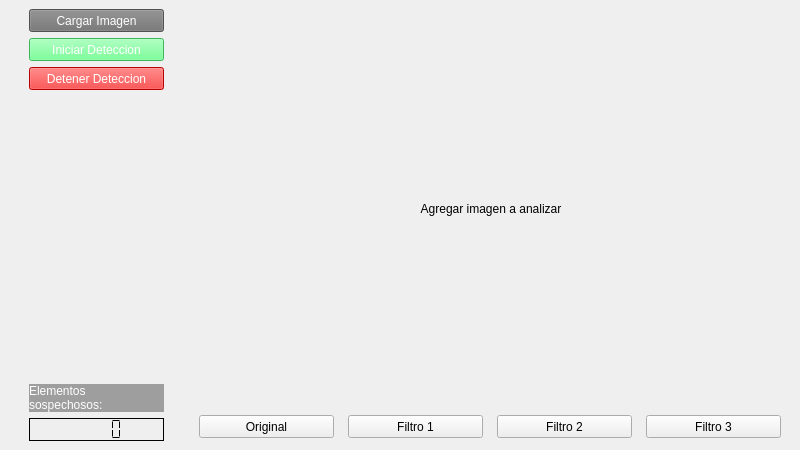
<?xml version="1.0" encoding="UTF-8"?>
<ui version="4.0">
 <class>Detector</class>
 <widget class="QMainWindow" name="Detector">
  <property name="geometry">
   <rect>
    <x>0</x>
    <y>0</y>
    <width>800</width>
    <height>450</height>
   </rect>
  </property>
  <property name="windowTitle">
   <string>MainWindow</string>
  </property>
  <widget class="QWidget" name="centralwidget">
   <property name="sizePolicy">
    <sizepolicy hsizetype="Fixed" vsizetype="Fixed">
     <horstretch>0</horstretch>
     <verstretch>0</verstretch>
    </sizepolicy>
   </property>
   <property name="minimumSize">
    <size>
     <width>800</width>
     <height>450</height>
    </size>
   </property>
   <property name="maximumSize">
    <size>
     <width>800</width>
     <height>450</height>
    </size>
   </property>
   <property name="sizeIncrement">
    <size>
     <width>800</width>
     <height>450</height>
    </size>
   </property>
   <property name="baseSize">
    <size>
     <width>800</width>
     <height>450</height>
    </size>
   </property>
   <property name="contextMenuPolicy">
    <enum>Qt::NoContextMenu</enum>
   </property>
   <property name="toolTip">
    <string notr="true"/>
   </property>
   <layout class="QHBoxLayout" name="horizontalLayout">
    <item>
     <layout class="QHBoxLayout" name="Principal">
      <property name="spacing">
       <number>6</number>
      </property>
      <property name="leftMargin">
       <number>0</number>
      </property>
      <item>
       <layout class="QVBoxLayout" name="Izquierda">
        <item>
         <layout class="QVBoxLayout" name="archivo">
          <item alignment="Qt::AlignHCenter">
           <widget class="QPushButton" name="cargar_imagen">
            <property name="sizePolicy">
             <sizepolicy hsizetype="Minimum" vsizetype="Minimum">
              <horstretch>0</horstretch>
              <verstretch>0</verstretch>
             </sizepolicy>
            </property>
            <property name="minimumSize">
             <size>
              <width>135</width>
              <height>23</height>
             </size>
            </property>
            <property name="maximumSize">
             <size>
              <width>135</width>
              <height>23</height>
             </size>
            </property>
            <property name="sizeIncrement">
             <size>
              <width>135</width>
              <height>23</height>
             </size>
            </property>
            <property name="baseSize">
             <size>
              <width>135</width>
              <height>23</height>
             </size>
            </property>
            <property name="styleSheet">
             <string notr="true">color: rgb(255, 255, 255);
background-color: rgb(115, 115, 115);
font: 12pt &quot;MS Shell Dlg 2&quot;;</string>
            </property>
            <property name="text">
             <string>Cargar Imagen</string>
            </property>
            <property name="default">
             <bool>false</bool>
            </property>
            <property name="flat">
             <bool>false</bool>
            </property>
           </widget>
          </item>
         </layout>
        </item>
        <item>
         <layout class="QVBoxLayout" name="Boton1">
          <property name="spacing">
           <number>6</number>
          </property>
          <item alignment="Qt::AlignHCenter|Qt::AlignVCenter">
           <widget class="QPushButton" name="Iniciar">
            <property name="enabled">
             <bool>true</bool>
            </property>
            <property name="minimumSize">
             <size>
              <width>135</width>
              <height>23</height>
             </size>
            </property>
            <property name="maximumSize">
             <size>
              <width>16777215</width>
              <height>16777215</height>
             </size>
            </property>
            <property name="autoFillBackground">
             <bool>false</bool>
            </property>
            <property name="styleSheet">
             <string notr="true">color: rgb(255, 255, 255);
font: 12pt &quot;MS Shell Dlg 2&quot;;
background-color: rgb(85, 255, 127);</string>
            </property>
            <property name="text">
             <string>Iniciar Deteccion</string>
            </property>
           </widget>
          </item>
         </layout>
        </item>
        <item>
         <layout class="QVBoxLayout" name="Boton2">
          <property name="spacing">
           <number>6</number>
          </property>
          <item alignment="Qt::AlignHCenter">
           <widget class="QPushButton" name="Detener">
            <property name="minimumSize">
             <size>
              <width>135</width>
              <height>23</height>
             </size>
            </property>
            <property name="maximumSize">
             <size>
              <width>16777215</width>
              <height>16777215</height>
             </size>
            </property>
            <property name="styleSheet">
             <string notr="true">color: rgb(255, 255, 255);
font: 12pt &quot;MS Shell Dlg 2&quot;;
background-color: rgb(255, 0, 0);</string>
            </property>
            <property name="text">
             <string>Detener Deteccion</string>
            </property>
           </widget>
          </item>
         </layout>
        </item>
        <item>
         <layout class="QVBoxLayout" name="Texto">
          <item>
           <spacer name="verticalSpacer">
            <property name="orientation">
             <enum>Qt::Vertical</enum>
            </property>
            <property name="sizeType">
             <enum>QSizePolicy::Expanding</enum>
            </property>
            <property name="sizeHint" stdset="0">
             <size>
              <width>20</width>
              <height>97</height>
             </size>
            </property>
           </spacer>
          </item>
          <item alignment="Qt::AlignHCenter">
           <widget class="QLabel" name="label">
            <property name="minimumSize">
             <size>
              <width>135</width>
              <height>23</height>
             </size>
            </property>
            <property name="maximumSize">
             <size>
              <width>16777215</width>
              <height>16777215</height>
             </size>
            </property>
            <property name="styleSheet">
             <string notr="true">background-color: rgb(158, 158, 158);
color: rgb(255, 255, 255);
font: 15pt &quot;MS Shell Dlg 2&quot;;</string>
            </property>
            <property name="text">
             <string>Elementos 
sospechosos: </string>
            </property>
           </widget>
          </item>
          <item alignment="Qt::AlignHCenter|Qt::AlignVCenter">
           <widget class="QLCDNumber" name="LCDnumber">
            <property name="minimumSize">
             <size>
              <width>135</width>
              <height>23</height>
             </size>
            </property>
            <property name="maximumSize">
             <size>
              <width>223</width>
              <height>23</height>
             </size>
            </property>
            <property name="styleSheet">
             <string notr="true"/>
            </property>
            <property name="frameShape">
             <enum>QFrame::Box</enum>
            </property>
            <property name="frameShadow">
             <enum>QFrame::Plain</enum>
            </property>
            <property name="smallDecimalPoint">
             <bool>false</bool>
            </property>
            <property name="segmentStyle">
             <enum>QLCDNumber::Flat</enum>
            </property>
            <property name="intValue" stdset="0">
             <number>0</number>
            </property>
           </widget>
          </item>
         </layout>
        </item>
       </layout>
      </item>
      <item>
       <layout class="QVBoxLayout" name="Derecha">
        <item>
         <layout class="QVBoxLayout" name="Imagen">
          <item>
           <widget class="QLabel" name="imagen_an">
            <property name="minimumSize">
             <size>
              <width>600</width>
              <height>400</height>
             </size>
            </property>
            <property name="layoutDirection">
             <enum>Qt::LeftToRight</enum>
            </property>
            <property name="styleSheet">
             <string notr="true">font: 75 18pt &quot;MS Shell Dlg 2&quot;;</string>
            </property>
            <property name="text">
             <string>Agregar imagen a analizar</string>
            </property>
            <property name="alignment">
             <set>Qt::AlignCenter</set>
            </property>
           </widget>
          </item>
         </layout>
        </item>
        <item>
         <layout class="QVBoxLayout" name="Alerta">
          <item>
           <layout class="QHBoxLayout" name="horizontalLayout_2">
            <item>
             <widget class="QPushButton" name="original">
              <property name="minimumSize">
               <size>
                <width>135</width>
                <height>23</height>
               </size>
              </property>
              <property name="maximumSize">
               <size>
                <width>135</width>
                <height>23</height>
               </size>
              </property>
              <property name="styleSheet">
               <string notr="true">font: 12pt &quot;MS Shell Dlg 2&quot;;</string>
              </property>
              <property name="text">
               <string>Original</string>
              </property>
              <property name="autoDefault">
               <bool>false</bool>
              </property>
              <property name="default">
               <bool>false</bool>
              </property>
              <property name="flat">
               <bool>false</bool>
              </property>
             </widget>
            </item>
            <item>
             <widget class="QPushButton" name="filtro1">
              <property name="enabled">
               <bool>true</bool>
              </property>
              <property name="minimumSize">
               <size>
                <width>135</width>
                <height>23</height>
               </size>
              </property>
              <property name="maximumSize">
               <size>
                <width>135</width>
                <height>23</height>
               </size>
              </property>
              <property name="styleSheet">
               <string notr="true">font: 12pt &quot;MS Shell Dlg 2&quot;;</string>
              </property>
              <property name="text">
               <string>Filtro 1</string>
              </property>
             </widget>
            </item>
            <item>
             <widget class="QPushButton" name="filtro2">
              <property name="minimumSize">
               <size>
                <width>135</width>
                <height>23</height>
               </size>
              </property>
              <property name="maximumSize">
               <size>
                <width>135</width>
                <height>23</height>
               </size>
              </property>
              <property name="styleSheet">
               <string notr="true">font: 12pt &quot;MS Shell Dlg 2&quot;;</string>
              </property>
              <property name="text">
               <string>Filtro 2</string>
              </property>
             </widget>
            </item>
            <item>
             <widget class="QPushButton" name="filtro3">
              <property name="enabled">
               <bool>true</bool>
              </property>
              <property name="minimumSize">
               <size>
                <width>135</width>
                <height>23</height>
               </size>
              </property>
              <property name="maximumSize">
               <size>
                <width>135</width>
                <height>23</height>
               </size>
              </property>
              <property name="styleSheet">
               <string notr="true">font: 12pt &quot;MS Shell Dlg 2&quot;;</string>
              </property>
              <property name="text">
               <string>Filtro 3</string>
              </property>
             </widget>
            </item>
           </layout>
          </item>
          <item>
           <spacer name="verticalSpacer_2">
            <property name="orientation">
             <enum>Qt::Vertical</enum>
            </property>
            <property name="sizeHint" stdset="0">
             <size>
              <width>20</width>
              <height>40</height>
             </size>
            </property>
           </spacer>
          </item>
         </layout>
        </item>
       </layout>
      </item>
     </layout>
    </item>
   </layout>
  </widget>
 </widget>
 <resources/>
 <connections/>
</ui>
